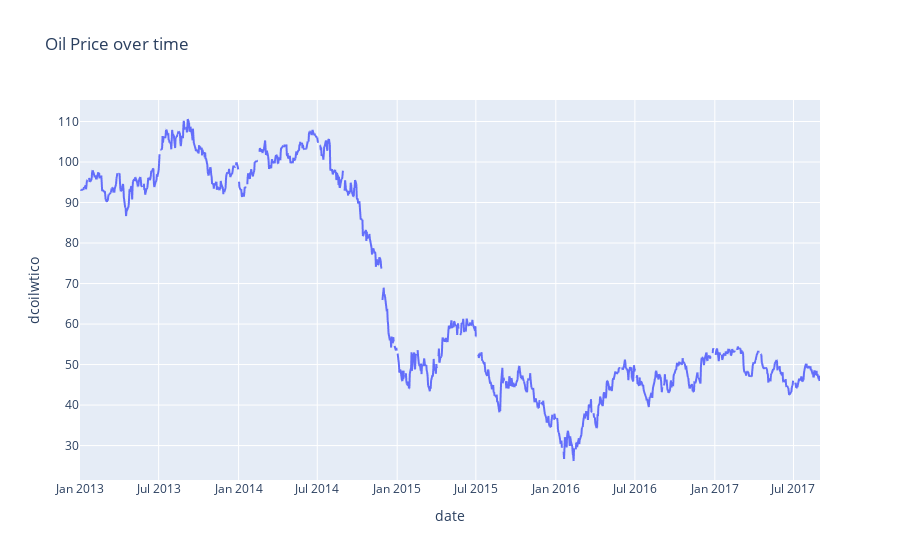

Notebook cell for this chart:
### Code cell
# Visualise the price of oil over time

fig = px.line(oil, x='date', y='dcoilwtico', title='Oil Price over time')

fig.show()

### Figure 1 — Plotly figure (JSON) as saved in the notebook; plotly's stock layout.template omitted (floating-point values rounded to 4 significant figures; data arrays with more than 128 entries replaced by an {"elided": "..."} marker saying what was removed)
{"data": [{"hovertemplate": "date=%{x}<br>dcoilwtico=%{y}<extra></extra>", "legendgroup": "", "line": {"color": "#636efa", "dash": "solid"}, "mode": "lines", "name": "", "showlegend": false, "type": "scattergl", "x": {"elided": "1218 str values"}, "xaxis": "x", "y": {"elided": "1218 float values"}, "yaxis": "y"}], "layout": {"legend": {"tracegroupgap": 0}, "title": {"text": "Oil Price over time"}, "xaxis": {"anchor": "y", "domain": [0, 1], "title": {"text": "date"}}, "yaxis": {"anchor": "x", "domain": [0, 1], "title": {"text": "dcoilwtico"}}}}
